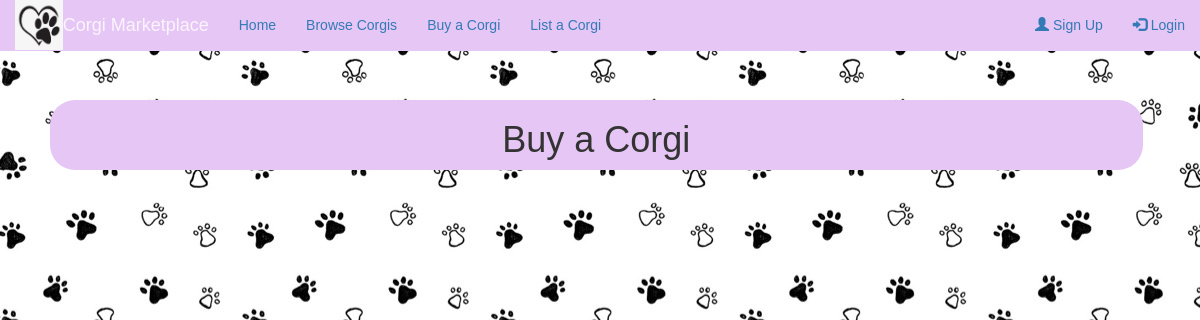
The app's page /corgi/buy/, older data.
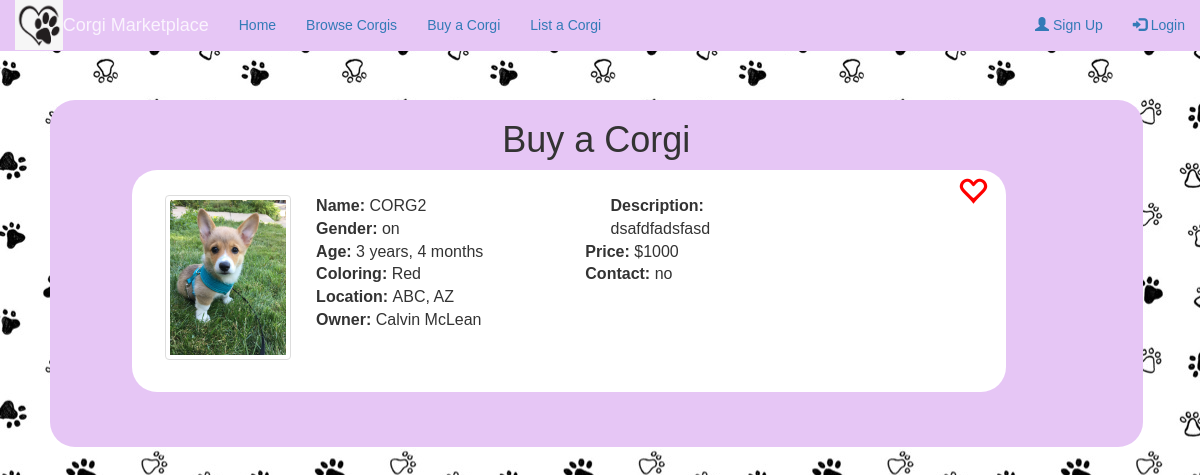
The same page, newer data.
### corgi_store/models.py (models this page shows, shortened)
class Listing(models.Model):
    user = models.ForeignKey(User, on_delete=models.CASCADE)
    corgi = models.ForeignKey(Corgi, on_delete=models.CASCADE)
    price = models.IntegerField()
    contact = models.CharField(max_length=300)

class Corgi(models.Model):
    COLOR_CHOICES = [
        ('red', 'Red'),
        ('rh-tc', 'Red-Headed Tricolor'),
        ('bh-tc', 'Black-Headed Tricolor'),
        ('sable', 'Sable'),
        ('fawn', 'Fawn'),
        ('other', 'Other')
    ]
    name = models.CharField(max_length=120)
    age_years = models.IntegerField(default=0)
    age_months = models.IntegerField(default=0)
    gender = models.CharField(max_length=1, choices=[('M', 'Male'), ('F', 'Female'), ('X', 'Other')], default='X')
    coloring = models.CharField(max_length=5, choices=COLOR_CHOICES, default='red')
    city = models.CharField(max_length=120)
    state = models.CharField(max_length=120)
    description = models.CharField(max_length=300)
    objects = CorgiManager()

### corgi_store/views.py (the view)
# urls.py: path('corgi/buy/', views.buy_corgi, name='buy_corgi'),
def buy_corgi(request):
    return render(request, 'buy.html', {'listings': Listing.objects.all()})

### corgi_store/templates/buy.html (shortened to what this page needs)
{% extends 'base.html' %}
{% block content %}
<div id="page" class="page">
	<div class="home">
		<div class="browse-box">
			<h1>Buy a Corgi</h1>
      {% for listing in listings %}
			<div class="one-corgi">
					<div class="favorite" id="favorite{{ listing.corgi.id }}">
					<span class="glyphicon glyphicon-heart-empty" style="color:red;" onclick="favorite({{ listing.corgi.id }});"></span>
					</div>
					<img src="/static/images/corgi-browse.jpg" alt="Corgi home" class="img-thumbnail" width="15%" style="margin-top:3%">
					<div class="corgi-info">
						<b>Name: </b>{{ listing.corgi.name }}<br>
						<b>Gender: </b>{{ listing.corgi.gender }} <br>
						<b>Age: </b>{{ listing.corgi.age_years }} years, {{ listing.corgi.age_months }} months <br>
						<b>Coloring: </b>{{ listing.corgi.coloring }} <br>
						<b>Location: </b>{{ listing.corgi.city }}, {{ listing.corgi.state }} <br>
						<b>Owner: </b>{{ listing.user.first_name }} {{ listing.user.last_name }}
					</div>
					<div class="corgi-description">
						<b>Description:</b><br>
            {{ listing.corgi.description }}
					</div>
					<div style="float:left;text-align:left;margin-bottom:2%">
					<b>Price: </b>${{ listing.price }}<br>
					<b>Contact: </b>{{ listing.contact }}
					</div>
			</div>
      {% endfor %}
		</div>
	</div>
</div>
{% endblock %}

### corgi_store/templates/base.html (shortened to what this page needs)
<!DOCTYPE html>
<html lang="en">
<head>
  <link rel="stylesheet" href="https://maxcdn.bootstrapcdn.com/bootstrap/3.4.0/css/bootstrap.min.css">
  <link rel="stylesheet" href="/static/style.css">
</head>
<body>
<nav class="navbar navbar-custom navbar-fixed-top">
  <div class="container-fluid">
    <div class="navbar-left"><img src="/static/images/pawprint-logo.png" height="50px"></div>
    <div class="navbar-header">
      <a class="navbar-brand" href="{% url 'home' %}">Corgi Marketplace</a>
    </div>
    <ul class="nav navbar-nav">
      <li class="active"><a href="{% url 'home' %}">Home</a></li>
      <li><a href="{% url 'browse_corgis' %}">Browse Corgis</a></li>
      <li><a href="{% url 'buy_corgi' %}">Buy a Corgi</a></li>
      <li><a href="{% url 'list_corgi' %}">List a Corgi</a></li>
    </ul>
    <ul class="nav navbar-nav navbar-right">
      <li><a href="{% url 'sign_up' %}"><span class="glyphicon glyphicon-user"></span> Sign Up</a></li>
      <li><a href="{% url 'login' %}"><span class="glyphicon glyphicon-log-in"></span> Login</a></li>
    </ul>
  </div>
</nav>
  {% block content %}
  {% endblock %}
</body>
</html>

### corgi_store/static/style.css (style rules this page uses)
.navbar-custom { background-color:#E6C6F5; color:#ffffff; border-radius:0; }
.navbar-custom .navbar-brand, .navbar-custom .navbar-text { color: rgba(255,255,255,.8); }
.home { margin-top: 100px; margin-left: 50px; }
body { background-image: url("./images/paw-background.jpg"); font-family: "Arial"; }
img { float: left; }
.browse-box { background-color:#E6C6F5; width: 95%; float: left; border-radius: 25px; text-align: center; }
.one-corgi { background-color:#FFFFFF; float: left; padding: 3%; padding-right: 0%; padding-top: 0%; margin-left: 7.5%; width: 80%; border-radius: 25px; text-align: center; font-size: 16px; margin-bottom: 5%; }
.corgi-info { margin-top: 3%; float: left; font-size: 16px; padding-left: 3%; text-align: left; word-wrap: break-word; width: 35% }
.corgi-description { float: left; font-size: 16px; padding-left: 3%; text-align: left; word-wrap: break-word; width: 42%; margin-top: 3%; }
.favorite { float:right; width:8% }
.glyphicon.glyphicon-heart-empty { font-size: 30px; margin-top: 5px; right-margin: 3px; }

Row changes from the older to the newer data that the page shows:
added Listing: corgi.name "CORG2", corgi.gender "on", corgi.age_years "3", corgi.age_months "4", corgi.coloring "Red", corgi.city "ABC", corgi.state "AZ", user.first_name "Calvin", user.last_name "McLean", corgi.description "dsafdfadsfasd", price "1000", contact "no"
